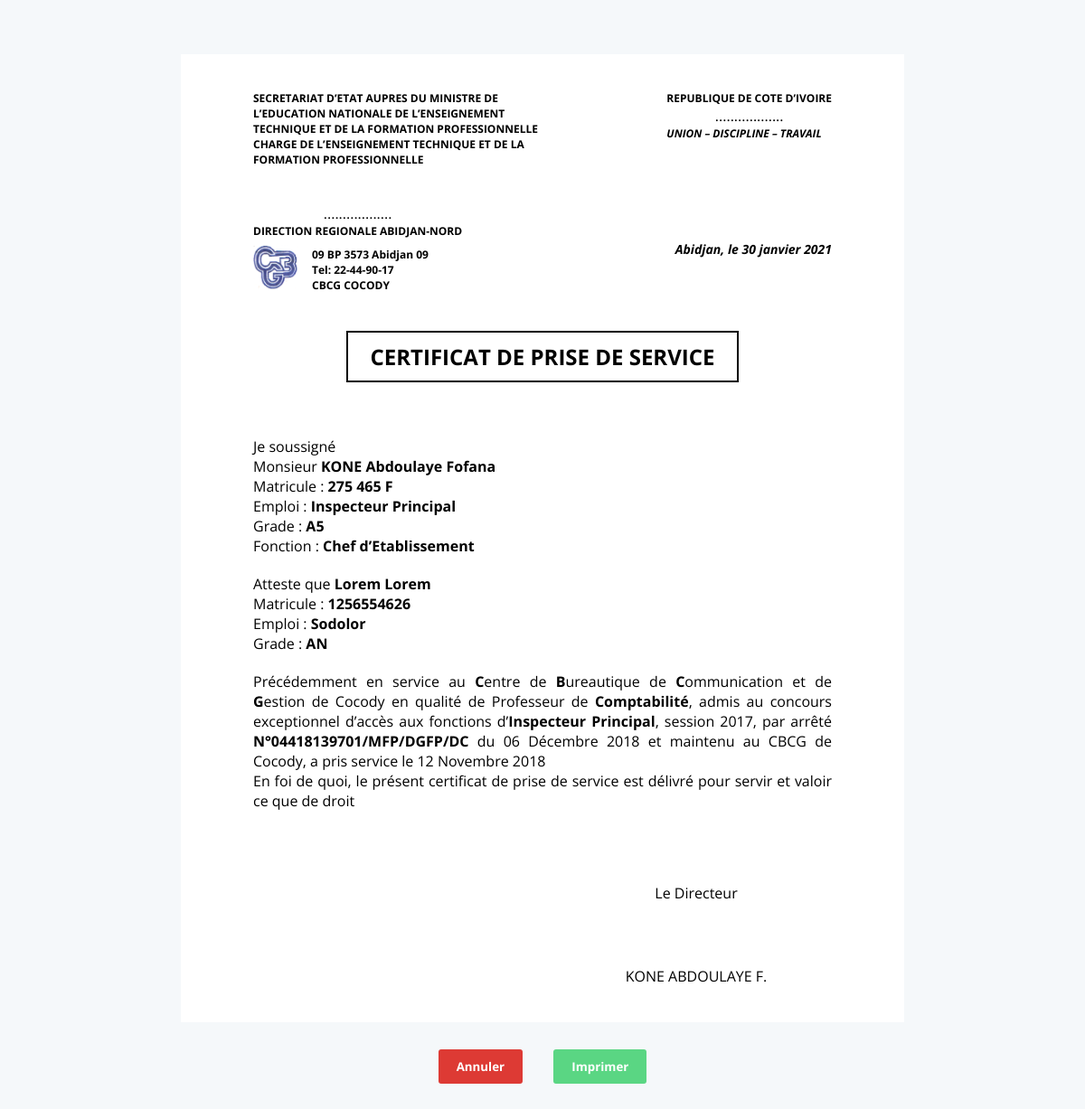
The page /administration/1/certificat_de_reprise_de_service/ (signed in) on the database its author committed.
### demande/models.py (models this page shows, shortened)
class Certificatpriseservice(models.Model):
    prof = models.ForeignKey(Professeur, on_delete=models.CASCADE, related_name='priseserviceprof')
    nom = models.CharField(max_length=255)
    prenom = models.CharField(max_length=255)
    matricule = models.CharField(max_length=255)
    emploi = models.CharField(max_length=255)
    grade = models.CharField(max_length=255)
    etat = models.CharField(max_length=255,default="En attente",
        choices=[
            ('En attente', 'En attente'),
            ('Traité', 'Traité'),
            ('Annulé', 'Annulé')
        ]
    )
    status = models.BooleanField(default=True)
    date_add =  models.DateTimeField(auto_now_add=True)
    date_update =  models.DateTimeField(auto_now=True)
    class Meta:
        verbose_name = 'certificat de prise de service'
        verbose_name_plural = 'certificats de prise de service'

### myadmin/views.py (the view)
# urls.py: path('<int:id>/certificat_de_reprise_de_service/', views.certificat_service, name="certificatservice"),
@login_required(login_url='myadmin:connexion')
def certificat_service(request, id):
    service = demande_models.Certificatpriseservice.objects.get(pk=id)
    data = {
        'service': service
    }
    return render(request, 'pages/myadmin/certificat_prise_service.html', data)

### template/pages/myadmin/certificat_prise_service.html
{% extends 'base/document.html' %}
{% load static %}
{% block document %}
<div class="titre">
    <h2 class="bold">Certificat de Prise de Service</h2>
</div>
<div class="demande">
    <div class="info-directeur">
        <p>Je soussigné</p>
        <p>Monsieur <span class="bold">KONE Abdoulaye Fofana</span></p>
        <p>Matricule : <span class="bold">275 465 F</span></p>
        <p>Emploi : <span class="bold">Inspecteur Principal</span></p>
        <p>Grade : <span class="bold">A5</span></p>
        <p>Fonction : <span class="bold">Chef d’Etablissement</span></p>
    </div>
    <div class="info-demandeur">
        <p>Atteste que <span class="bold">{{ service.nom }} {{ service.nom }}</span></p>
        <p>Matricule : <span class="bold">{{ service.matricule }}</span></p>
        <p>Emploi : <span class="bold">{{ service.emploi }}</span></p>
        <p>Grade : <span class="bold">{{ service.grade }}</span></p>
    </div>
    <div class="texte-demande">
        <p>Précédemment en service au <span class="bold">C</span>entre de <span class="bold">B</span>ureautique de <span class="bold">C</span>ommunication et de <span class="bold">G</span>estion de Cocody en qualité de Professeur de <span class="bold">Comptabilité</span>, admis au concours exceptionnel d’accès aux fonctions d’<span class="bold">Inspecteur Principal</span>, session 2017, par arrêté <span class="bold">N°04418139701/MFP/DGFP/DC</span> du 06 Décembre 2018 et maintenu au CBCG de Cocody, a pris service le 12 Novembre 2018</p>
        <p>En foi de quoi, le présent certificat de prise de service est délivré pour servir et valoir ce que de droit</p>
    </div>
</div>
{% endblock %}

### static/myadmin/css/style.css (style rules this page uses)
* { padding: 0; margin: 0; box-sizing: border-box; font-family: 'Open Sans', sans-serif; color: #596166; }
body { min-height: 100vh; background: center / contain no-repeat linear-gradient(to top right, #26282b, #252729); }
.bold { font-weight: bold; color: black; }
.apercu .document * { color: initial; }
.document .titre { display: flex; display: -webkit-flex; justify-content: center; align-items: center; margin-bottom: 60px; }
.document .titre > h2 { text-transform: uppercase; border: 2px solid black; padding: 10px 25px; }
.document .demande > div { margin-bottom: 20px; }
.document .demande .texte-demande p { text-align: justify; }

### static/myadmin/css/print.css (style rules this page uses)
body { font-family: 'Times New Roman', Times, serif; }
* { margin: 0cm; padding: 0cm; box-sizing: border-box; }
p { font-size: 14pt; }
.bold { font-weight: bold; color: #000000; }
.apercu .document * { color: initial; }
.document .titre { display: flex; display: -webkit-flex; justify-content: center; align-items: center; margin-bottom: 1.4cm; }
.document .titre > h2 { text-transform: uppercase; border: 0.05cm solid #000000; padding: 0.26cm 0.66cm; }
.document .demande > div { margin-bottom: 0.53cm; }
.document .demande .texte-demande p { text-align: justify; }

### rows shown on the page
Certificatpriseservice: nom "Lorem", matricule "1256554626", emploi "Sodolor", grade "AN"
